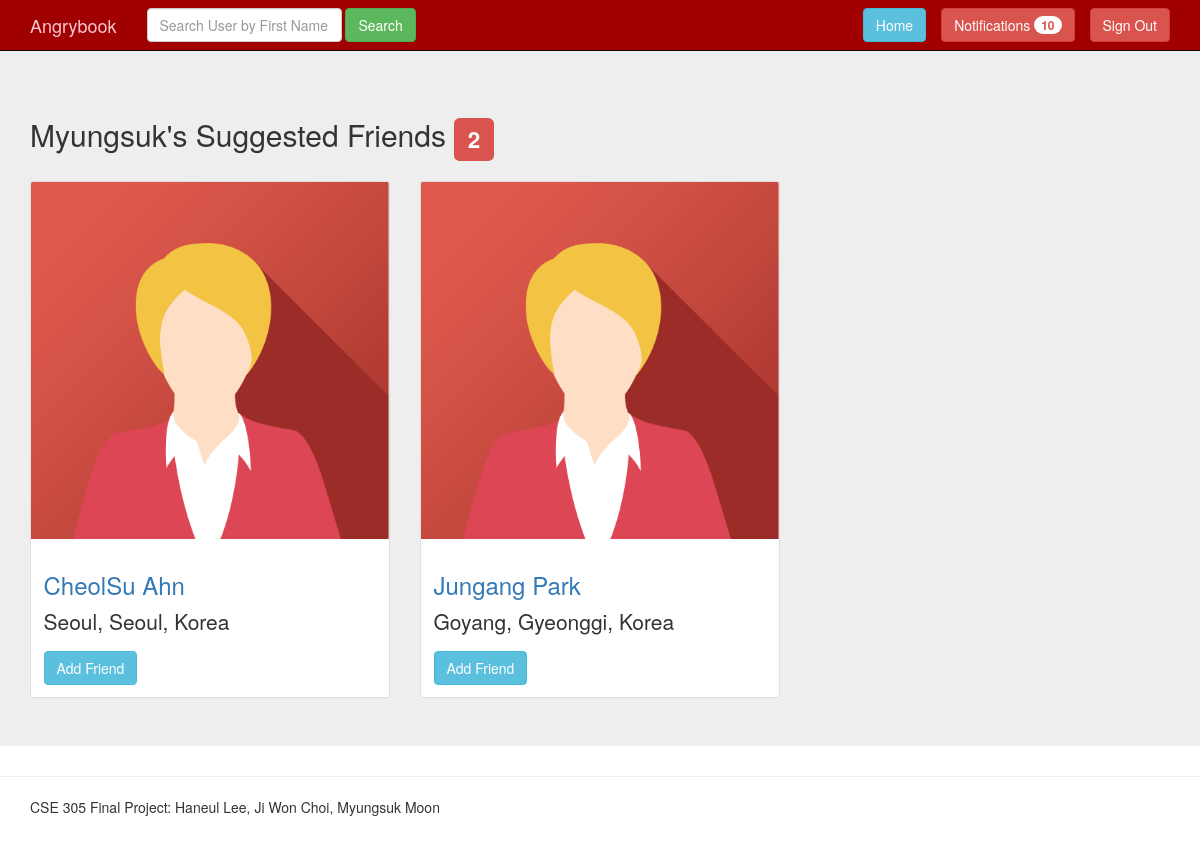
/findfriends.php (signed in), run on the app's committed database.
### tables this page shows
CREATE TABLE `Users` (
  `ID` varchar(20) NOT NULL,
  `password` varchar(50) NOT NULL,
  `firstName` varchar(20) NOT NULL,
  `lastName` varchar(20) NOT NULL,
  `city` varchar(20) DEFAULT NULL
);

CREATE TABLE `cityState` (
  `city` varchar(20) NOT NULL,
  `state` varchar(20) NOT NULL
);

### html/notice.php (the view, shortened to what this page needs)
<?php
if (isset($_SESSION['login']) && $_SESSION['login'] == true) {
    $id = $_SESSION['id'];
    $host = 'localhost';
    $user = 'cse305';
    $pw = '305final';
    $dbName = 'cse305';
    $mysqli = new mysqli($host, $user, $pw, $dbName);
    $sql = "SELECT * FROM notice WHERE uid='$id';";
    $result = $mysqli->query($sql);
    $numrows = $result->num_rows;
    echo "<div class='btn-group navbar-right'>";
        echo "<a class='btn dropdown-toggle btn-danger' data-toggle='dropdown' style='margin-top:8px' href='#'>";
              echo "Notifications <span class='badge badge-light'>$numrows</span>";
        echo "</a>";
	echo "</div>";
    }
?>

### html/findfriends.php (shortened to what this page needs)
<!DOCTYPE html>
<html lang="en">
<head>
    <link href="css/bootstrap.css" rel="stylesheet">
    <link href="css/jumbotron.css" rel="stylesheet">
</head>
<body>
<nav class="navbar navbar-inverse navbar-fixed-top" style="background-color: #a00000;">
    <div class="container">
        <div class="navbar-header">
            <a class="navbar-brand" href="timeLine.php" style="color: #f7c8d0;">Angrybook</a>
        </div>
        <form method="post" action="search.php" class="navbar-form navbar-left">
            <div class="form-group">
                <input type="text" name="search" placeholder="Search User by First Name" class="form-control" required="required">
            </div>
            <button type="submit" class="btn btn-success">Search</button>
        </form>
        <form method="post" action="logout.php" class="navbar-form navbar-right">
            <button type="submit" class="btn btn-danger">Sign Out</button>
        </form>
                  <?php include("notice.php"); ?>
        <form method="post" action="timeLine.php" class="navbar-form navbar-right">
            <button type="submit" class="btn btn-info">Home</button>
        </form>
        </div>
</nav>
<div class="jumbotron">
    <div class="container">
<?php
        $host = 'localhost';
        $user = 'cse305';
        $pw = '305final';
        $dbName = 'cse305';
        $mysqli = new mysqli($host, $user, $pw, $dbName);
        if (isset($_SESSION['login']) && $_SESSION['login'] == true) {
            $myid = $_SESSION['id'];
            $query = "SELECT ID, firstName, lastName, city FROM Users
                  WHERE ID <> '$myid' AND ID NOT IN (SELECT uid2 FROM FriendWith WHERE uid1 = '$myid')";
            $result = $mysqli->query($query);
            $numrows = $result->num_rows;
            $query = "SELECT firstName FROM Users WHERE ID = '$myid'";
            $newresult = $mysqli->query($query);
            $newrow = mysqli_fetch_array($newresult);
            echo "<h2>" .$newrow[0]. "'s Suggested Friends <span class=\"label label-danger\">$numrows</span></h2><br>";
            if ($numrows > 0) {
                echo "<div class = 'row'>";
                $colwidth = 4;
                while ($row = $result->fetch_assoc()) {
                    $firstName = $row['firstName'];
                    $lastName = $row['lastName'];
                    $city = $row['city'];
                    $query = "SELECT state FROM cityState WHERE city = '$city'";
                    $newresult = $mysqli->query($query);
                    $newrow = mysqli_fetch_array($newresult);
                    $state = $newrow['state'];
                    $query = "SELECT country FROM stateCountryArea WHERE state = '$state'";
                    $newresult = $mysqli->query($query);
                    $newrow = mysqli_fetch_array($newresult);
                    $country = $newrow['country'];
                    echo "<div class='col-md-" .$colwidth. "'>";
                        echo "<div class='card' style='width: 100%;'>";
                            echo "<img class='card-img-top' src='images/profile_avatar.png' alt='Profile Picture'>";
                            echo "<div class='card-body'>";
                                echo "<h3 class='card-title'><a href='personal.php?targetID=" .$row['ID']. "'>$firstName $lastName</a></h3>";
                                echo "<p class='card-text'>$city, $state, $country</p>";
                            echo "<form method='post' action='findfriends.php'>";
                            echo "<button type='submit' class='btn btn-info'>Add Friend</button></td>";
                            echo "</form>";
                            echo "</div>";
                        echo "</div>";
                    echo "</div>";
                }
                echo "</div>";
            }
        }
        else {
            header("Location: login.php");
        }
?>
    </div>
</div>
<hr>
<footer class="container">
    <p>CSE 305 Final Project: Haneul Lee, Ji Won Choi, Myungsuk Moon </p>
</footer>
</body>
</html>

### html/css/jumbotron.css (style rules this page uses)
body { padding-top: 50px; padding-bottom: 20px; }

### data on the page
users: firstName "Myungsuk"
users: firstName "CheolSu", lastName "Ahn", city "Seoul", citystate.state "Seoul", country "Korea"
users: firstName "Jungang", lastName "Park", city "Goyang", citystate.state "Gyeonggi", country "Korea"

### other printed values
$numrows "10"
$numrows "2"
